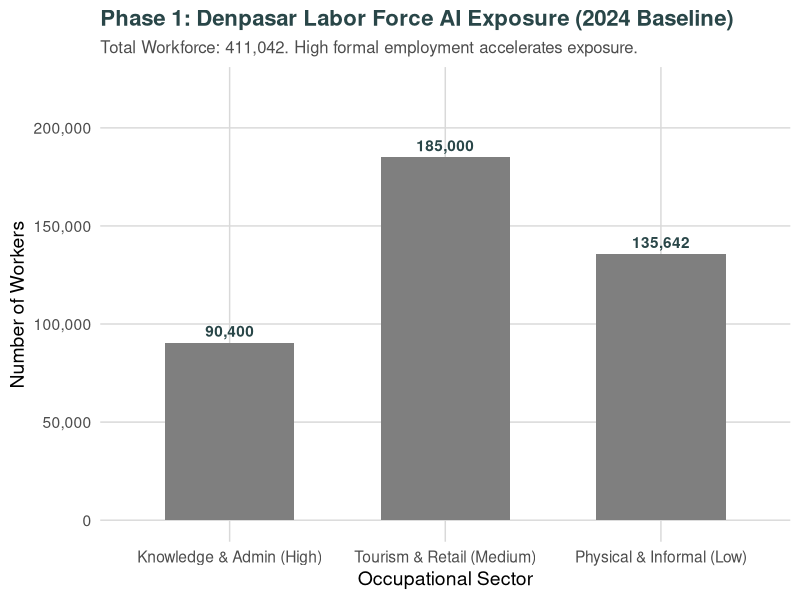
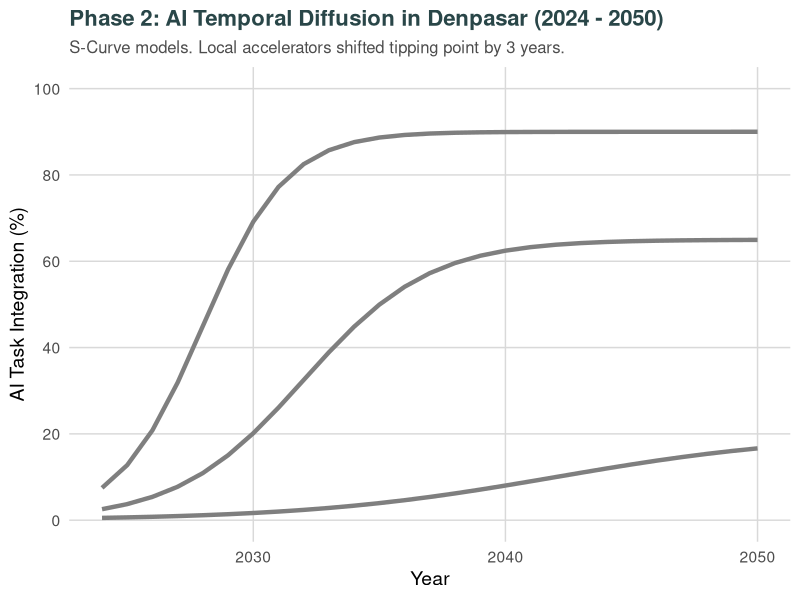
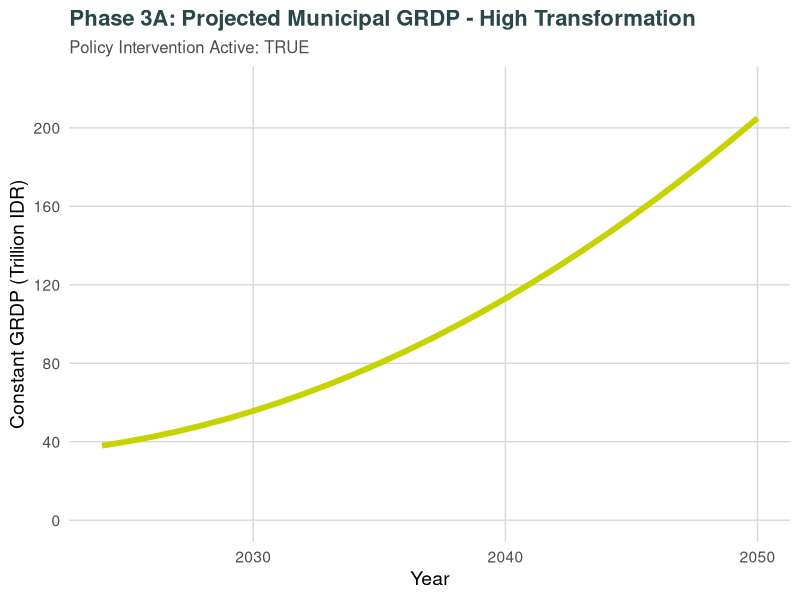
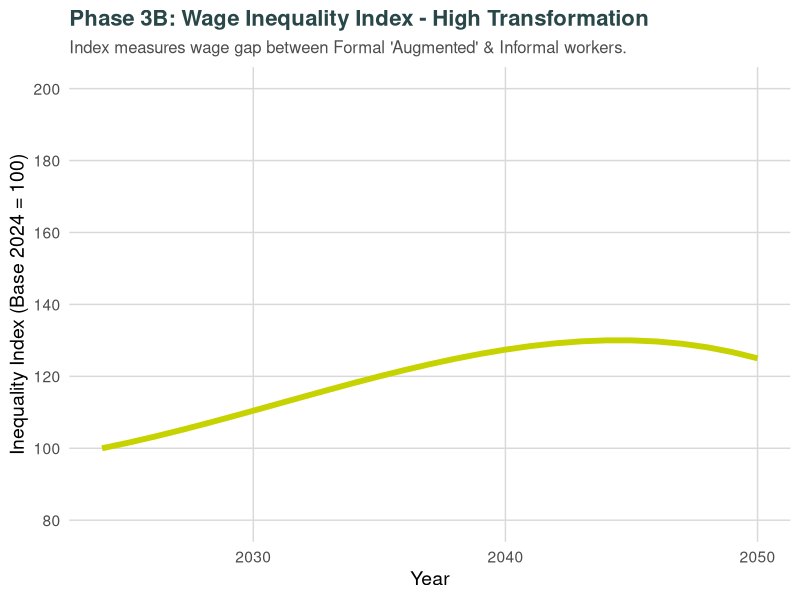

R code for these plots, in order:
# ==============================================================================
# AI IMPACT ON KOTA DENPASAR: 2050 MACROECONOMIC PROJECTION MODEL
# ==============================================================================
# This script models the occupational exposure, temporal diffusion (S-Curves), 
# and macroeconomic impacts (GRDP & Inequality) of AI adoption in Denpasar.
# ==============================================================================

# Load required library
if (!require(ggplot2)) install.packages("ggplot2")
library(ggplot2)

# ==============================================================================
# 1. USER PARAMETERS (Adjust these to simulate different scenarios)
# ==============================================================================

# Select the Macroeconomic Scenario to plot for Phase 3
# Options: "Low Stagnation", "Historical Baseline", "High Transformation"
SELECTED_SCENARIO <- "High Transformation"

# Toggle the Aggressive Upskilling Policy (TRUE or FALSE)
# TRUE  = Limits wage inequality and slightly boosts GRDP
# FALSE = Allows market-driven inequality spikes (widening wage gap)
POLICY_ACTIVE <- TRUE

# S-Curve Acceleration Factor (Years)
# Represents local accelerators like Denpasar's blanket 5G or Gov AI pilots.
# E.g., setting to 3 shifts the tipping point for AI adoption 3 years earlier.
ACCELERATION_YEARS <- 3

# Required Color Palette
palette <- c(
  dark_teal = "#294648", 
  lime_green = "#9cbd1b", 
  olive_green = "#88b027", 
  dark_green = "#00883c", 
  mid_green = "#439f36", 
  bright_lime = "#bbc808", 
  strong_green = "#0d933a", 
  yellow_green = "#c7d301"
)

# Global theme for consistent, professional economic plots
eco_theme <- theme_minimal(base_size = 14) +
  theme(
    plot.title = element_text(face = "bold", color = palette["dark_teal"], size = 16),
    plot.subtitle = element_text(color = "gray30", size = 12),
    legend.position = "bottom",
    panel.grid.minor = element_blank(),
    panel.grid.major = element_line(color = "gray85", linewidth = 0.5)
  )

# ==============================================================================
# PHASE 1: EXPOSURE ASSESSMENT (Shift-Share & Task Exposure)
# ==============================================================================
# Baseline data: Denpasar's 411,042 workers split by AI exposure risk

cat("Executing Phase 1: Generating Occupational Exposure Data...\n")

phase1_data <- data.frame(
  Sector = factor(c("Knowledge & Admin (High)", "Tourism & Retail (Medium)", "Physical & Informal (Low)"),
                  levels = c("Knowledge & Admin (High)", "Tourism & Retail (Medium)", "Physical & Informal (Low)")),
  Workers = c(90400, 185000, 135642),
  Exposure_Type = c("Displacement Risk", "Augmentation Opportunity", "Shielded / Stagnant")
)

plot_phase1 <- ggplot(phase1_data, aes(x = Sector, y = Workers, fill = Sector)) +
  geom_bar(stat = "identity", width = 0.6) +
  geom_text(aes(label = scales::comma(Workers)), vjust = -0.5, fontface = "bold", color = palette["dark_teal"]) +
  scale_fill_manual(values = c(palette["dark_teal"], palette["dark_green"], palette["lime_green"])) +
  scale_y_continuous(labels = scales::comma, limits = c(0, 220000)) +
  labs(
    title = "Phase 1: Denpasar Labor Force AI Exposure (2024 Baseline)",
    subtitle = "Total Workforce: 411,042. High formal employment accelerates exposure.",
    x = "Occupational Sector", y = "Number of Workers"
  ) +
  eco_theme + theme(legend.position = "none")

# ==============================================================================
# PHASE 2: TEMPORAL DIFFUSION (S-CURVES)
# ==============================================================================
# Modeling the logistic growth (S-Curve) of AI adoption over time.
# Formula: Adoption = L / (1 + exp(-k * (t - t0)))
# L = Max adoption limit (%), k = steepness, t0 = tipping point year

cat("Executing Phase 2: Calculating Technological Diffusion S-Curves...\n")

# S-Curve Function
calc_scurve <- function(t, L, k, t0, accel) {
  t0_adjusted <- t0 - accel # Shift left if acceleration is applied
  return(L / (1 + exp(-k * (t - t0_adjusted))))
}

years <- 2024:2050

phase2_data <- data.frame(
  Year = rep(years, 3),
  Sector = rep(c("Knowledge & Admin", "Tourism & Retail", "Physical & Informal"), each = length(years))
)

# Apply S-Curve parameters for Denpasar
phase2_data$Adoption_Rate <- c(
  calc_scurve(years, L = 90, k = 0.6, t0 = 2031, accel = ACCELERATION_YEARS), # Fast, steep
  calc_scurve(years, L = 65, k = 0.4, t0 = 2035, accel = ACCELERATION_YEARS), # Moderate, early plateau
  calc_scurve(years, L = 20, k = 0.2, t0 = 2042, accel = 0)                   # Slow, friction-heavy
)

plot_phase2 <- ggplot(phase2_data, aes(x = Year, y = Adoption_Rate, color = Sector)) +
  geom_line(linewidth = 1.5) +
  scale_color_manual(values = c(palette["dark_teal"], palette["lime_green"], palette["dark_green"])) +
  scale_y_continuous(limits = c(0, 100), breaks = seq(0, 100, 20)) +
  labs(
    title = "Phase 2: AI Temporal Diffusion in Denpasar (2024 - 2050)",
    subtitle = paste("S-Curve models. Local accelerators shifted tipping point by", ACCELERATION_YEARS, "years."),
    x = "Year", y = "AI Task Integration (%)"
  ) +
  eco_theme

# ==============================================================================
# PHASE 3: MACROECONOMIC PROJECTION (GRDP & Inequality)
# ==============================================================================
# We use spline interpolation between key economic anchor points to generate 
# smooth, realistic macroeconomic curves through 2050.

cat("Executing Phase 3: Projecting Spatial & Macroeconomic Outcomes...\n")

# --- 3A. GRDP PROJECTION (Trillion IDR) ---
# Define anchor points for GRDP based on the selected scenario
if (SELECTED_SCENARIO == "Low Stagnation") {
  grdp_pts <- data.frame(x = c(2024, 2035, 2050), y = c(38, 56, 105))
  scen_color <- palette["lime_green"]
} else if (SELECTED_SCENARIO == "Historical Baseline") {
  grdp_pts <- data.frame(x = c(2024, 2035, 2050), y = c(38, 65, 135))
  scen_color <- palette["mid_green"]
} else { # High Transformation
  if (POLICY_ACTIVE) {
    grdp_pts <- data.frame(x = c(2024, 2035, 2050), y = c(38, 80, 205))
    scen_color <- palette["yellow_green"]
  } else {
    grdp_pts <- data.frame(x = c(2024, 2035, 2050), y = c(38, 75, 195))
    scen_color <- palette["dark_teal"]
  }
}

grdp_curve <- spline(grdp_pts$x, grdp_pts$y, xout = years)
phase3_grdp <- data.frame(Year = grdp_curve$x, GRDP = grdp_curve$y)

plot_phase3_grdp <- ggplot(phase3_grdp, aes(x = Year, y = GRDP)) +
  geom_line(color = scen_color, linewidth = 2) +
  scale_y_continuous(limits = c(0, 220), breaks = seq(0, 220, 40)) +
  labs(
    title = paste("Phase 3A: Projected Municipal GRDP -", SELECTED_SCENARIO),
    subtitle = paste("Policy Intervention Active:", POLICY_ACTIVE),
    x = "Year", y = "Constant GRDP (Trillion IDR)"
  ) +
  eco_theme

# --- 3B. WAGE INEQUALITY INDEX ---
# Baseline is 100. Higher number = greater wage gap between formal and informal.
if (SELECTED_SCENARIO == "Low Stagnation") {
  ineq_pts <- data.frame(x = c(2024, 2035, 2050), y = c(100, 105, 110))
  ineq_color <- palette["lime_green"]
} else if (SELECTED_SCENARIO == "Historical Baseline") {
  ineq_pts <- data.frame(x = c(2024, 2035, 2050), y = c(100, 115, 130))
  ineq_color <- palette["mid_green"]
} else { # High Transformation
  if (POLICY_ACTIVE) {
    # Policy controls the widening gap, bringing it back down
    ineq_pts <- data.frame(x = c(2024, 2035, 2045, 2050), y = c(100, 120, 130, 125))
    ineq_color <- palette["yellow_green"]
  } else {
    # No policy: Wage gap spikes severely as augmented workers outpace informal
    ineq_pts <- data.frame(x = c(2024, 2035, 2045, 2050), y = c(100, 140, 180, 175))
    ineq_color <- palette["dark_teal"]
  }
}

ineq_curve <- spline(ineq_pts$x, ineq_pts$y, xout = years)
phase3_ineq <- data.frame(Year = ineq_curve$x, Inequality = ineq_curve$y)

plot_phase3_ineq <- ggplot(phase3_ineq, aes(x = Year, y = Inequality)) +
  geom_line(color = ineq_color, linewidth = 2) +
  scale_y_continuous(limits = c(80, 200), breaks = seq(80, 200, 20)) +
  labs(
    title = paste("Phase 3B: Wage Inequality Index -", SELECTED_SCENARIO),
    subtitle = "Index measures wage gap between Formal 'Augmented' & Informal workers.",
    x = "Year", y = "Inequality Index (Base 2024 = 100)"
  ) +
  eco_theme

# ==============================================================================
# DISPLAY PLOTS
# ==============================================================================
# Print plots to the active graphics device
cat("\nGenerating Plots...\n")

print(plot_phase1)
# Sys.sleep(2) # Uncomment if you want pauses between plot generation

print(plot_phase2)

print(plot_phase3_grdp)

print(plot_phase3_ineq)

# Optional: To save the plots as high-resolution images, uncomment the lines below:
# ggsave("Denpasar_Phase1_Exposure.png", plot_phase1, width = 8, height = 5, dpi = 300)
# ggsave("Denpasar_Phase2_SCurves.png", plot_phase2, width = 8, height = 5, dpi = 300)
# ggsave("Denpasar_Phase3_GRDP.png", plot_phase3_grdp, width = 8, height = 5, dpi = 300)
# ggsave("Denpasar_Phase3_Inequality.png", plot_phase3_ineq, width = 8, height = 5, dpi = 300)

cat("Modeling complete. To test other outcomes, change the User Parameters at the top of the script.\n")
